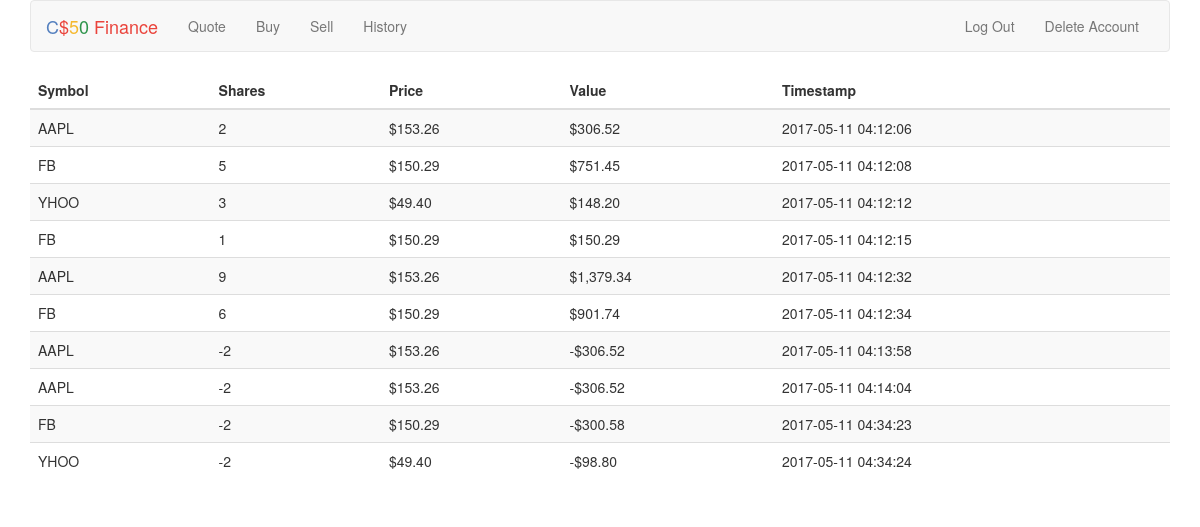
The page /history (signed in) on the database its author committed.
### tables this page shows
CREATE TABLE history ('user_id' INTEGER NOT NULL, 'symbol' TEXT NOT NULL, 'share' NUMERIC NOT NULL, 'price' REAL NOT NULL, 'time' DATETIME UNIQUE);

### application.py (the view)
@app.route("/history")
@login_required
def history():
    user_id = session["user_id"]
    rows = db.execute("SELECT * FROM history WHERE user_id = :user_id", user_id=user_id)
    for row in rows:
        row['value'] = row['share'] * float(row['price']) # calculate value from number of shares and share price
        if row['value'] >= 0: # if value is positive, simply apply usd format
            row['value'] = usd(row['value'])
        else:
            row['value'] = - row['value'] # makes value postivie
            row['value'] = '-' + usd(row['value']) # adds - infront of formatted usd
    return render_template("history.html", history_rows = rows)

### helpers.py (called while the page is built)
def login_required(f):
    @wraps(f)
    def decorated_function(*args, **kwargs):
        if session.get("user_id") is None:
            return redirect(url_for("login", next=request.url))
        return f(*args, **kwargs)
    return decorated_function

def usd(value):
    return "${:,.2f}".format(value)

### templates/history.html (shortened to what this page needs)
{% extends "layout.html" %}
{% block main %}
    <table class="table table-striped">
        <thead>
            <tr>
                <th>Symbol</th>
                <th>Shares</th>
                <th>Price</th>
                <th>Value</th>
                <th>Timestamp</th>
            </tr>
        </thead>
        <tbody>
            {% for history in history_rows %}
                <tr>
                    <td>{{history.symbol}}</td>
                    <td>{{history.share}}</td>
                    <td>{{history.price|usd}}</td>
                    <td>{{history.value}}</td>
                    <td>{{history.time}}</td>
                </tr>
            {% endfor %}
        </tbody>
    </table>
{% endblock %}

### static/styles.css (style rules this page uses)
main td { text-align: left; }

### rows shown on the page
history: symbol "AAPL", share "2", price "$153.26", value "$306.52", time "2017-05-11 04:12:06"
history: symbol "FB", share "5", price "$150.29", value "$751.45", time "2017-05-11 04:12:08"
history: symbol "YHOO", share "3", price "$49.40", value "$148.20", time "2017-05-11 04:12:12"
history: symbol "FB", share "1", price "$150.29", value "$150.29", time "2017-05-11 04:12:15"
history: symbol "AAPL", share "9", price "$153.26", value "$1,379.34", time "2017-05-11 04:12:32"
history: symbol "FB", share "6", price "$150.29", value "$901.74", time "2017-05-11 04:12:34"
history: symbol "AAPL", share "-2", price "$153.26", value "-$306.52", time "2017-05-11 04:13:58"
history: symbol "AAPL", share "-2", price "$153.26", value "-$306.52", time "2017-05-11 04:14:04"
history: symbol "FB", share "-2", price "$150.29", value "-$300.58", time "2017-05-11 04:34:23"
history: symbol "YHOO", share "-2", price "$49.40", value "-$98.80", time "2017-05-11 04:34:24"
